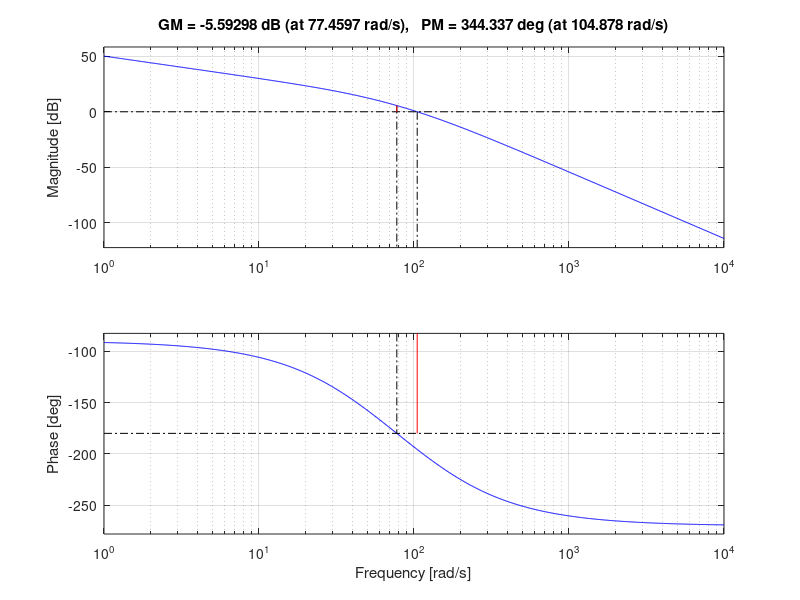

Here is the MATLAB script that generated this plot:
clear all
clc
close all

% K=1;
% K2=583.9;
K=1942000;
s = tf('s');
%G0=zpk([],[0,-3,-5],K)%G2=zpk([-3,-5],[2,4],K)
%G2=((K2*100)/((s+100)*(s+36)*s))
G1=((K)/((s+50)*(s+120)*s))
%figure,nyquist(G1)

%sys=tf(G)
figure,bode(G1)
margin(G1);
%grid
